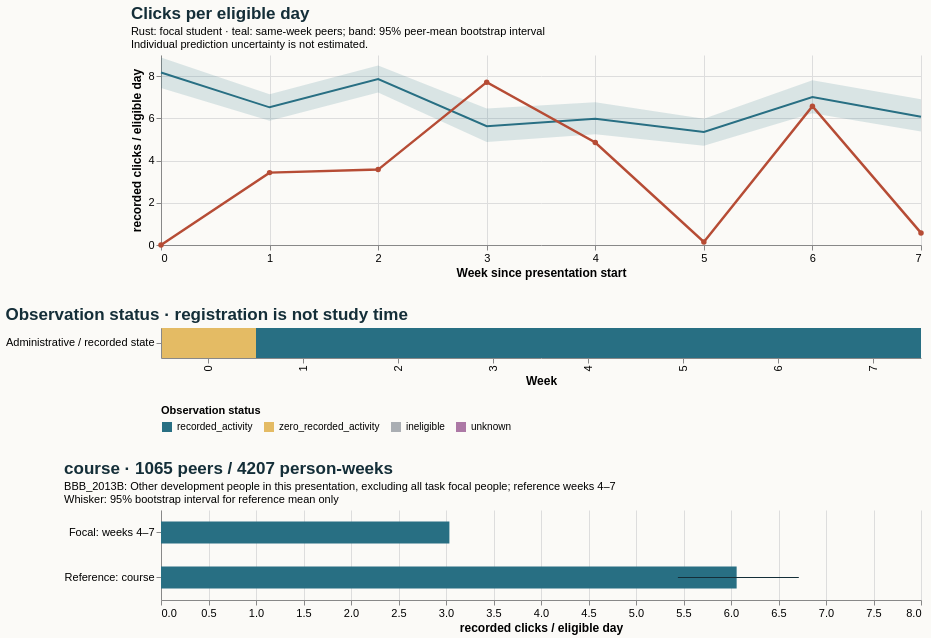

Write the Vega-Lite specification saved for this chart.
### Vega-Lite specification from a JSON file in a GitHub repository (floating-point values rounded to 4 significant figures)
{"$schema": "https://vega.github.io/schema/vega-lite/v5.20.1.json", "config": {"axis": {"labelFontSize": 11, "titleFontSize": 12}, "background": "#fbfaf7", "font": "sans-serif", "title": {"anchor": "start", "color": "#142e38", "fontSize": 17, "subtitleFontSize": 11}, "view": {"continuousHeight": 300, "continuousWidth": 300, "stroke": null}}, "datasets": {"data-67a66fc4a54e9d6100daadf2fff72e30": [{"end_day": 6, "focal_value": 0.0, "peer_ci_high": 8.877, "peer_ci_low": 7.438, "peer_mean": 8.174, "peer_observations": 1127, "peer_people": 1127, "reference": "course", "unit": "recorded clicks / eligible day", "week": 0}, {"end_day": 13, "focal_value": 3.429, "peer_ci_high": 7.138, "peer_ci_low": 5.888, "peer_mean": 6.521, "peer_observations": 1121, "peer_people": 1121, "reference": "course", "unit": "recorded clicks / eligible day", "week": 1}, {"end_day": 20, "focal_value": 3.571, "peer_ci_high": 8.503, "peer_ci_low": 7.221, "peer_mean": 7.865, "peer_observations": 1105, "peer_people": 1105, "reference": "course", "unit": "recorded clicks / eligible day", "week": 2}, {"end_day": 27, "focal_value": 7.714, "peer_ci_high": 6.466, "peer_ci_low": 4.883, "peer_mean": 5.625, "peer_observations": 1098, "peer_people": 1098, "reference": "course", "unit": "recorded clicks / eligible day", "week": 3}, {"end_day": 34, "focal_value": 4.857, "peer_ci_high": 6.757, "peer_ci_low": 5.249, "peer_mean": 5.982, "peer_observations": 1065, "peer_people": 1065, "reference": "course", "unit": "recorded clicks / eligible day", "week": 4}, {"end_day": 41, "focal_value": 0.1429, "peer_ci_high": 5.983, "peer_ci_low": 4.704, "peer_mean": 5.35, "peer_observations": 1058, "peer_people": 1058, "reference": "course", "unit": "recorded clicks / eligible day", "week": 5}, {"end_day": 48, "focal_value": 6.571, "peer_ci_high": 7.803, "peer_ci_low": 6.238, "peer_mean": 7.012, "peer_observations": 1050, "peer_people": 1050, "reference": "course", "unit": "recorded clicks / eligible day", "week": 6}, {"end_day": 55, "focal_value": 0.5714, "peer_ci_high": 6.903, "peer_ci_low": 5.38, "peer_mean": 6.076, "peer_observations": 1034, "peer_people": 1034, "reference": "course", "unit": "recorded clicks / eligible day", "week": 7}], "data-6ef36ee96aaac6c11e5d99ac8b822ee3": [{"eligible_days": 7.0, "end_day": 6, "logging_completeness": "unknown", "observation_status": "zero_recorded_activity", "row": "Administrative / recorded state", "score_status": "withheld_release_time_unknown", "start_day": 0, "value": 0.0, "week": 0}, {"eligible_days": 7.0, "end_day": 13, "logging_completeness": "unknown", "observation_status": "recorded_activity", "row": "Administrative / recorded state", "score_status": "withheld_release_time_unknown", "start_day": 7, "value": 3.429, "week": 1}, {"eligible_days": 7.0, "end_day": 20, "logging_completeness": "unknown", "observation_status": "recorded_activity", "row": "Administrative / recorded state", "score_status": "withheld_release_time_unknown", "start_day": 14, "value": 3.571, "week": 2}, {"eligible_days": 7.0, "end_day": 27, "logging_completeness": "unknown", "observation_status": "recorded_activity", "row": "Administrative / recorded state", "score_status": "withheld_release_time_unknown", "start_day": 21, "value": 7.714, "week": 3}, {"eligible_days": 7.0, "end_day": 34, "logging_completeness": "unknown", "observation_status": "recorded_activity", "row": "Administrative / recorded state", "score_status": "withheld_release_time_unknown", "start_day": 28, "value": 4.857, "week": 4}, {"eligible_days": 7.0, "end_day": 41, "logging_completeness": "unknown", "observation_status": "recorded_activity", "row": "Administrative / recorded state", "score_status": "withheld_release_time_unknown", "start_day": 35, "value": 0.1429, "week": 5}, {"eligible_days": 7.0, "end_day": 48, "logging_completeness": "unknown", "observation_status": "recorded_activity", "row": "Administrative / recorded state", "score_status": "withheld_release_time_unknown", "start_day": 42, "value": 6.571, "week": 6}, {"eligible_days": 7.0, "end_day": 55, "logging_completeness": "unknown", "observation_status": "recorded_activity", "row": "Administrative / recorded state", "score_status": "withheld_release_time_unknown", "start_day": 49, "value": 0.5714, "week": 7}], "data-cc11754c6c029393bfca0454a7e2f08d": [{"hi": null, "lo": null, "series": "Focal: weeks 4–7", "value": 3.036}, {"hi": 6.714, "lo": 5.441, "series": "Reference: course", "value": 6.059}]}, "resolve": {"scale": {"color": "independent"}}, "spacing": 28, "vconcat": [{"data": {"name": "data-67a66fc4a54e9d6100daadf2fff72e30"}, "height": 190, "layer": [{"encoding": {"x": {"axis": {"tickMinStep": 1}, "field": "week", "title": "Week since presentation start", "type": "quantitative"}, "y": {"field": "peer_ci_low", "scale": {"zero": true}, "title": "recorded clicks / eligible day", "type": "quantitative"}, "y2": {"field": "peer_ci_high"}}, "mark": {"color": "#286f83", "opacity": 0.16, "type": "area"}}, {"encoding": {"tooltip": [{"field": "week", "type": "quantitative"}, {"field": "peer_mean", "type": "quantitative"}, {"field": "peer_people", "type": "quantitative"}, {"field": "peer_observations", "type": "quantitative"}], "x": {"field": "week", "type": "quantitative"}, "y": {"field": "peer_mean", "type": "quantitative"}}, "mark": {"color": "#286f83", "strokeWidth": 2, "type": "line"}}, {"encoding": {"tooltip": [{"field": "week", "type": "quantitative"}, {"field": "focal_value", "type": "quantitative"}], "x": {"field": "week", "type": "quantitative"}, "y": {"field": "focal_value", "type": "quantitative"}}, "mark": {"color": "#b64c35", "point": {"color": "#b64c35"}, "strokeWidth": 2.5, "type": "line"}}], "title": {"subtitle": ["Rust: focal student · teal: same-week peers; band: 95% peer-mean bootstrap interval", "Individual prediction uncertainty is not estimated."], "text": "Clicks per eligible day"}, "width": 760}, {"data": {"name": "data-6ef36ee96aaac6c11e5d99ac8b822ee3"}, "encoding": {"color": {"field": "observation_status", "legend": {"labelLimit": 260, "orient": "bottom"}, "scale": {"domain": ["recorded_activity", "zero_recorded_activity", "ineligible", "unknown"], "range": ["#286f83", "#e4bb64", "#aaaeb3", "#ac78a5"]}, "title": "Observation status", "type": "nominal"}, "tooltip": [{"field": "week", "type": "quantitative"}, {"field": "eligible_days", "type": "quantitative"}, {"field": "observation_status", "type": "nominal"}, {"field": "logging_completeness", "type": "nominal"}], "x": {"field": "week", "title": "Week", "type": "ordinal"}, "y": {"field": "row", "title": null, "type": "nominal"}}, "height": 30, "mark": {"type": "rect"}, "title": "Observation status · registration is not study time", "width": 760}, {"data": {"name": "data-cc11754c6c029393bfca0454a7e2f08d"}, "height": 90, "layer": [{"encoding": {"x": {"field": "value", "scale": {"domain": [0, 7.049], "zero": true}, "title": "recorded clicks / eligible day", "type": "quantitative"}, "y": {"field": "series", "sort": null, "title": null, "type": "nominal"}}, "mark": {"color": "#286f83", "size": 22, "type": "bar"}}, {"encoding": {"x": {"field": "lo", "type": "quantitative"}, "x2": {"field": "hi"}, "y": {"field": "series", "sort": null, "title": null, "type": "nominal"}}, "mark": {"color": "#142e38", "type": "rule"}}], "title": {"subtitle": ["BBB_2013B: Other development people in this presentation, excluding all task focal people; reference weeks 4–7", "Whisker: 95% bootstrap interval for reference mean only"], "text": "course · 1065 peers / 4207 person-weeks"}, "width": 760}]}
